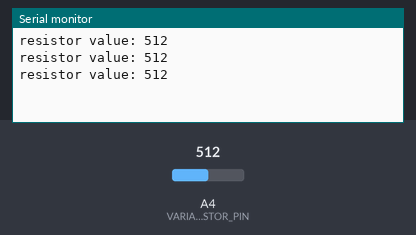
A sketch run on a simulated Arduino Uno, built with avr-gcc and run on an emulated ATmega328P. On the bench: the last lines printed to the serial monitor. The test bench sets the inputs (shaded band); at power-on: A4 (VARIABLE_RESISTOR_PIN) = 512.

Above: at 1.3 s.
1.4 s: A4 (VARIABLE_RESISTOR_PIN) set to 716
At 1.9 s:
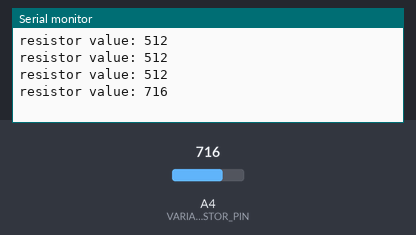
2.9 s: A4 (VARIABLE_RESISTOR_PIN) set to 900
At 3.4 s:
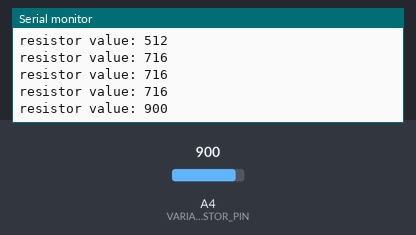
Timing chart, 0 to 5.9 s (numbered marks = the images above; inputs shaded):
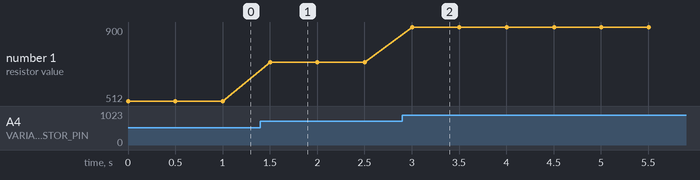

The sketch:

VariableResistor.ino
```cpp
#define VARIABLE_RESISTOR_PIN A4


void setup() {

  pinMode(VARIABLE_RESISTOR_PIN, INPUT);
  Serial.begin(115200);
}


void loop() {

  checkResistorValue();
  delay(500);

//  if ( getResistorValue() > 450 ) {
//    Serial.print("Value bigger than 450!");
//  }
}


void checkResistorValue() {

    int resistorValue = analogRead(VARIABLE_RESISTOR_PIN);
    Serial.print("resistor value: "); Serial.println(resistorValue);
}


int getResistorValue() {

  return analogRead(VARIABLE_RESISTOR_PIN);
}
```

Measured:
- after the input at 1.4 s, the serial monitor: prints a new line after 0.10 s (image 1)
- after the input at 2.9 s, the serial monitor: prints a new line after 0.10 s (image 2)
- plotted number 1: 512 → 716 after the input at 1.4 s, 716 → 900 after the input at 2.9 s
